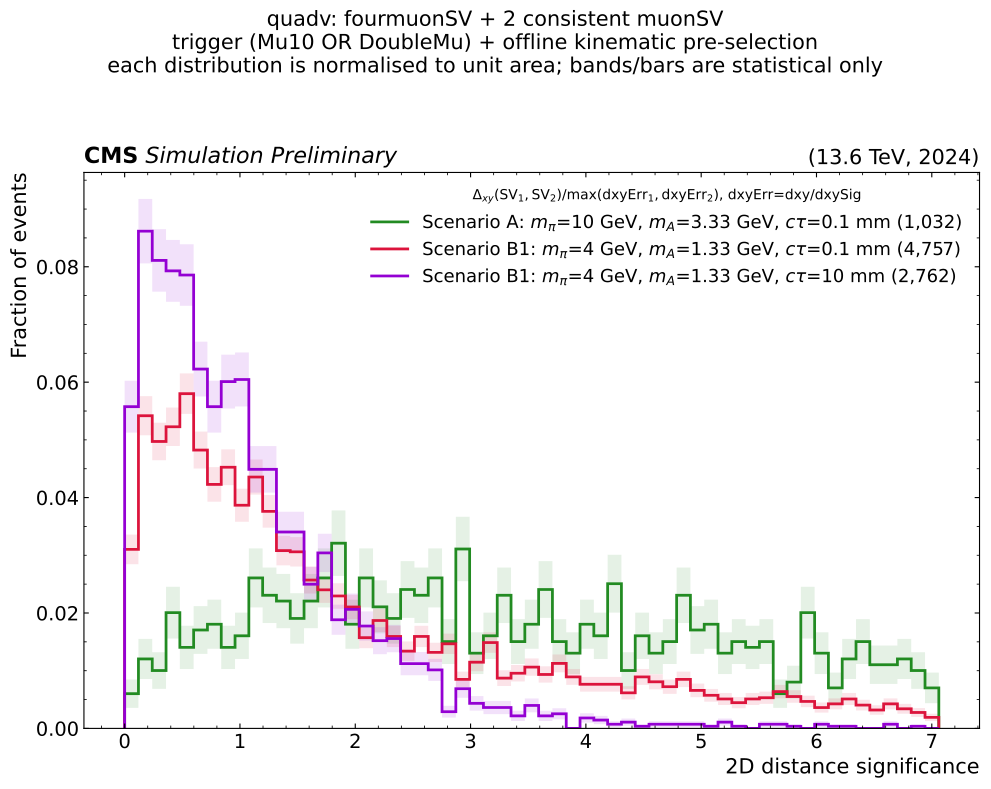

Here is the Python script that generated this plot:
#!/usr/bin/env python3
"""Cross-checks for the four-muon (quadv) selection -- SIGNAL POINTS ONLY.

Only events that pass the trigger + offline kinematic pre-selection (same as
getSignalEff_noMET.C f_kin_or: HLT_Mu10_Barrel_L1HP11_IP6 OR HLT_DoubleMu4_3_LowMass
AND, event-level over muonSVs, the Mu10 leg [(mu1pt>10 & |mu1eta|<1.2) ||
(mu2pt>10 & |mu2eta|<1.2)] OR the DoubleMu leg [max(mu1pt,mu2pt)>4 & min(mu1pt,mu2pt)>3])
and contain a valid "fourmuonSV + 2 consistent muonSV" configuration (the quadv group,
exactly as built by modules/muonsv_selection.py's select_fourmuon_plus_dimuon) enter
the plots. The Python matcher below is a faithful port of that C++ function.

Plot formatting follows the CMS conventions -- see the CMS_LABEL / SIM_HEADER block and
_cms_axes() below. In short: bold "CMS" + italic "Simulation Preliminary", ticks mirrored
inwards on all four sides, and the plot title reserved for the CMS label and the
energy/year (no luminosity, since every page is normalised simulation with no data).
Selections go in an in-plot legend, broader context in the page title.

If only part of the sample is read (--test, or --n-signal below the file count), every
plot says so via a "Partial sample plot (N of M files)" legend, and lumi_header() scales
the luminosity by the same fraction -- see SAMPLE_FILES.

Output PDF (compareCategoriesQuadv.pdf): ONE plot per page, all signal points overlaid.
Nine pages:

  1. Delta_xy(SV1,SV2) / max(dxyErr1, dxyErr2), dxyErr = dxy/dxySig
  2. Delta_3D(SV1,SV2) / max(dlenErr1, dlenErr2), dlenErr = dlen/dlenSig
     (Delta_xy = sqrt(dx^2+dy^2), Delta_3D = sqrt(dx^2+dy^2+dz^2))
  3. Delta_xy(SV1,SV2) overlaid with fourmuonSV_dxy   [log-x, log-y]
  4. ratio fourmuonSV_dxy / Delta_xy(SV1,SV2)          [log-x, log-y]
  5. pointing-angle definitions for the selected fourmuonSV [log-y]:
     * the stored fourmuonSV_pAngle
     * a scouting-style estimate: 3D angle between the four-muon momentum (sum of
       the four muons) and the SV displacement (SV - PV), acos(p.d/(|p||d|)), cf.
       https://github.com/cmstas/run3_scouting/blob/master/fillHistosScouting.py#L1434
  6. bin-by-bin ratio hist(fourmuonSV_pAngle) / hist(computed pAngle)
     (flat at 1 == the two definitions agree).
  7. quadv category populations vs dxy, split into two fourmuonSV_pAngle categories
     (< 0.2 and > 0.2), solid = fourmuonSV_dxy, dashed = the true displacement estimated
     from the 2 matched muonSVs (transverse distance from the PV to the midpoint of the
     two dimuon vertices), with the dxy category edges (1, 10 cm) marked and a counts
     table per panel.
  8. same, pAngle-inclusive.
  9. ratio of the two dxy definitions (fourmuonSV_dxy / 2-muonSV midpoint) vs dxy.

(A former page 10 compared both reco dxy definitions to a "gen truth" built as the
midpoint of the two dark-pion decay vertices. It has been removed: that truth shares its
midpoint construction with the 2-muonSV estimator, so the comparison was circular and the
"which estimator wins" fraction was decided by the definition, not by the physics.)

Run after sourcing setup.sh:
    python _tools/compareCategoriesQuadv.py [--output path.pdf] [--n-signal N] [--test]

--test reads only 1 file per signal point for a quick debug pass.
"""

import argparse
import math
import os
import subprocess
import sys
import numpy as np
import matplotlib
matplotlib.use("Agg")
import matplotlib.pyplot as plt
from matplotlib.backends.backend_pdf import PdfPages
from matplotlib.lines import Line2D
from matplotlib.patches import Patch
from matplotlib.legend_handler import HandlerTuple

import cmsstyle as cms

XRD_SERVER = "root://gfe02.grid.hep.ph.ic.ac.uk/"
BASE       = "/pnfs/hep.ph.ic.ac.uk/data/cms/store/user/tafoyava/samples/bParking/2024"
SIG_BASE   = BASE

# --- CMS plotting conventions -------------------------------------------------
# Shared with the other _tools/compare*.py scripts; see _tools/cmsstyle.py for the rules.
CMS_LABEL   = cms.CMS_LABEL
SIM_HEADER  = cms.SIM_HEADER
BAND_ALPHA  = cms.BAND_ALPHA
lumi_header = cms.lumi_header
_cms_axes   = cms.cms_axes
_info_legend = cms.info_legend
_blank_entry = cms.blank_entry
_is_partial  = cms.is_partial

# Signal points: the two ctau=10 points shown in compareDeltaR, plus the same two
# mass points at ctau=0.1. Each entry: dir, plot label, colour, scenario.
# Plots are produced one scenario at a time ("A" and "B1" kept separate).
SIGNALS = [
    {
        "dir":   ("GluGluHToDarkShowers-ScenarioA_Par-ctau-0p1-mA-3p33-mpi-10"
                  "_TuneCP5_13p6TeV_powheg-pythia8"),
        "label": r"Scenario A: $m_\pi$=10 GeV, $m_A$=3.33 GeV, $c\tau$=0.1 mm",
        "color": "forestgreen", "tag": r"A c$\tau$=0.1",
    },
    {
        "dir":   ("GluGluHToDarkShowers-ScenarioB1_Par-ctau-0p1-mA-1p33-mpi-4"
                  "_TuneCP5_13p6TeV_powheg-pythia8"),
        "label": r"Scenario B1: $m_\pi$=4 GeV, $m_A$=1.33 GeV, $c\tau$=0.1 mm",
        "color": "crimson", "tag": r"B1 c$\tau$=0.1",
    },
    {
        "dir":   ("GluGluHToDarkShowers-ScenarioB1_Par-ctau-10-mA-1p33-mpi-4"
                  "_TuneCP5_13p6TeV_powheg-pythia8"),
        "label": r"Scenario B1: $m_\pi$=4 GeV, $m_A$=1.33 GeV, $c\tau$=10 mm",
        "color": "darkviolet", "tag": r"B1 c$\tau$=10",
    },
]
for _s in SIGNALS:
    _s["path"] = f"{SIG_BASE}/{_s['dir']}"

TREE_NAME = "Events"

N_SIGNAL_FILES = 60  # files per signal point (full mode; caps at all available, <=50)

# --- quadv matching cuts (mirror modules/muonsv_selection.py) -----------------
CHI2_MAX    = 10.0    # fourmuonSV and muonSV chi2 must be < CHI2_MAX
DR_MAX      = 1.2     # dimuon deltaR must be < DR_MAX
MASS_COH    = 0.03    # |mA - mB| / mA must be < MASS_COH

# branches to read per collection
FOURMU_BRANCHES = (
    ["fourmuonSV_chi2", "fourmuonSV_charge", "fourmuonSV_mass", "fourmuonSV_dxy",
     "fourmuonSV_x", "fourmuonSV_y", "fourmuonSV_z", "fourmuonSV_pAngle"]
    + [f"fourmuonSV_mu{i}index" for i in (1, 2, 3, 4)]
    + [f"fourmuonSV_mu{i}pt"    for i in (1, 2, 3, 4)]
    + [f"fourmuonSV_mu{i}eta"   for i in (1, 2, 3, 4)]
    + [f"fourmuonSV_mu{i}phi"   for i in (1, 2, 3, 4)]
)
MUONSV_BRANCHES = [
    "muonSV_chi2", "muonSV_charge", "muonSV_mass",
    "muonSV_mu1pt", "muonSV_mu1eta", "muonSV_mu1phi",
    "muonSV_mu2pt", "muonSV_mu2eta", "muonSV_mu2phi",
    "muonSV_mu1index", "muonSV_mu2index",
    "muonSV_x", "muonSV_y", "muonSV_z",
    "muonSV_dxy", "muonSV_dxySig", "muonSV_dlen", "muonSV_dlenSig",
    # IP6 leg: sip3d lives in MuonBPark, reached via muonSV_mu{1,2}index
    "MuonBPark_sip3d",
]
PV_BRANCHES = ["PV_x", "PV_y", "PV_z"]

# Event must fire EITHER trigger (single-muon OR double-muon). Missing branches are
# treated as not-fired.
TRIGGERS = ["HLT_Mu10_Barrel_L1HP11_IP6", "HLT_DoubleMu4_3_LowMass"]

MUON_MASS = 0.1057  # GeV

# proxy: prefer the one already in the environment (setup.sh sets X509_USER_PROXY)
_env_proxy = os.environ.get("X509_USER_PROXY", "")
if not (_env_proxy and os.path.exists(_env_proxy)):
    os.environ["X509_USER_PROXY"] = f"/tmp/x509up_u{os.getuid()}"
_XRDFS_ENV = os.environ


def log(msg, **kwargs):
    print(msg, flush=True, **kwargs)


# ----------------------------------------------------------------------------
# file discovery (same approach as compareSVcharge.py)
# ----------------------------------------------------------------------------
def xrdfs_ls(path, server=None):
    srv = server or XRD_SERVER
    result = subprocess.run(
        ["xrdfs", srv, "ls", "-l", path],
        capture_output=True, text=True, env=_XRDFS_ENV,
    )
    entries = []
    for line in result.stdout.splitlines():
        line = line.strip()
        if not line:
            continue
        parts  = line.split()
        flags  = parts[0]
        name   = parts[-1]
        is_dir = flags.startswith("d")
        entries.append((name, is_dir))
    return entries


def list_root_files(directory, indent="  ", cap=None, server=None):
    srv = server or XRD_SERVER
    entries = xrdfs_ls(directory, server=srv)
    files = []
    for path, is_dir in entries:
        if cap and len(files) >= cap:
            break
        if is_dir:
            log(f"{indent}-> {path.split('/')[-1]}/")
            remaining = (cap - len(files)) if cap else None
            files.extend(list_root_files(path, indent + "  ", cap=remaining, server=srv))
        elif path.endswith(".root"):
            files.append(srv + path)
    log(f"{indent}   {len(files)} .root files collected under {directory.split('/')[-1]}"
        + (f" (cap {cap})" if cap else ""))
    return files


# ----------------------------------------------------------------------------
# reading
# ----------------------------------------------------------------------------
def read_branches(urls, branches, label):
    """Read *branches* from every URL, concatenated event-by-event.

    Returns a dict {branch: awkward array}. Jagged collection branches stay
    jagged; flat per-event branches (PV_*) come back 1-D. Missing branches in a
    file cause that file to be skipped (with a warning)."""
    import uproot
    import awkward as ak
    parts = {b: [] for b in branches}
    n = len(urls)
    for i, url in enumerate(urls, 1):
        fname = url.split("/")[-1]
        log(f"  [{i}/{n}] {fname}")
        try:
            with uproot.open(f"{url}:{TREE_NAME}") as tree:
                keys = set(tree.keys())
                missing = [b for b in branches if b not in keys]
                if missing:
                    log(f"  [warn] {fname}: missing {missing} -- skipping", file=sys.stderr)
                    continue
                arrs = tree.arrays(branches, library="ak")
                nev = len(arrs)
                # event-level trigger OR mask; keep only events that fired
                present = [t for t in TRIGGERS if t in keys]
                if i == 1 and len(present) < len(TRIGGERS):
                    log(f"  [warn] {label}: trigger(s) absent, treated as not-fired: "
                        f"{[t for t in TRIGGERS if t not in keys]}", file=sys.stderr)
                tmask = np.zeros(nev, dtype=bool)
                for t in present:
                    tmask |= tree[t].array(library="np").astype(bool)
                # offline kinematic legs (f_kin_or from getSignalEff_noMET.C), event-level
                # Any over muonSVs: Mu10 leg OR DoubleMu leg
                # Mirrors modules/muon_selection.py: Mu10 leg pt>10, |eta|<0.8, |sip3d|>6
                # (was |eta|<1.2, no sip3d); DoubleMu leg pt>4/3, |eta|<2.0, |sip3d|>6.
                m1pt, m1eta = arrs["muonSV_mu1pt"], arrs["muonSV_mu1eta"]
                m2pt, m2eta = arrs["muonSV_mu2pt"], arrs["muonSV_mu2eta"]
                sip = arrs["MuonBPark_sip3d"]
                s1 = np.abs(sip[arrs["muonSV_mu1index"]])
                s2 = np.abs(sip[arrs["muonSV_mu2index"]])
                mu10 = ((m1pt > 10) & (np.abs(m1eta) < 0.8) & (s1 > 6)) | \
                       ((m2pt > 10) & (np.abs(m2eta) < 0.8) & (s2 > 6))
                mx, mn = np.maximum(m1pt, m2pt), np.minimum(m1pt, m2pt)
                dmu = ((mx > 4) & (mn > 3)
                       & (np.abs(m1eta) < 2.4) & (np.abs(m2eta) < 2.4)
                       & ((s1 > 6) | (s2 > 6)))
                kin = ak.to_numpy(ak.any(mu10 | dmu, axis=1))
                mask = tmask & kin       # trigger + kinematic pre-selection
                arrs = arrs[mask]
                for b in branches:
                    parts[b].append(arrs[b])
                log(f"         -> {nev:,} events ({int(tmask.sum()):,} trig, "
                    f"{int(mask.sum()):,} trig+kin)")
        except Exception as exc:
            log(f"  [warn] skipping {fname}: {exc}", file=sys.stderr)
    if not parts[branches[0]]:
        return None
    return {b: ak.concatenate(parts[b]) for b in branches}


# ----------------------------------------------------------------------------
# quadv matching (Python port of select_fourmuon_plus_dimuon)
# ----------------------------------------------------------------------------
def _deltaR(eta1, phi1, eta2, phi2):
    deta = eta1 - eta2
    dphi = math.atan2(math.sin(phi1 - phi2), math.cos(phi1 - phi2))
    return math.hypot(deta, dphi)


def match_quadv(data, label):
    """For every event find the first valid fourmuonSV + 2 consistent muonSV.

    *data* merges the fourmuonSV/muonSV dicts for one signal. Returns a list of
    selected events as dicts with the resolved indices (one per matched event)::

        {"evt": e, "fourmu": i, "sv1": a, "sv2": b}

    Mirrors modules/muonsv_selection.py::select_fourmuon_plus_dimuon exactly.
    """
    import awkward as ak

    # only events with >=1 fourmuonSV AND >=2 muonSV can possibly match
    nfour = ak.num(data["fourmuonSV_chi2"])
    ntwo  = ak.num(data["muonSV_chi2"])
    cand  = np.where((ak.to_numpy(nfour) >= 1) & (ak.to_numpy(ntwo) >= 2))[0]
    log(f"  [{label}] {len(cand):,} candidate events (>=1 fourmuonSV & >=2 muonSV)"
        f" of {len(nfour):,}")

    # pull only the candidate events to python lists (fast enough; small subset)
    sub = {b: ak.to_list(data[b][cand]) for b in data
           if b.startswith(("fourmuonSV_", "muonSV_"))}

    selected = []
    for k, e in enumerate(cand):
        f_chi2 = sub["fourmuonSV_chi2"][k]
        f_chg  = sub["fourmuonSV_charge"][k]
        f_mu   = [sub[f"fourmuonSV_mu{j}index"][k] for j in (1, 2, 3, 4)]
        sv_chi2 = sub["muonSV_chi2"][k]
        sv_chg  = sub["muonSV_charge"][k]
        sv_mass = sub["muonSV_mass"][k]
        sv_m1e, sv_m1p = sub["muonSV_mu1eta"][k], sub["muonSV_mu1phi"][k]
        sv_m2e, sv_m2p = sub["muonSV_mu2eta"][k], sub["muonSV_mu2phi"][k]
        sv_i1, sv_i2 = sub["muonSV_mu1index"][k], sub["muonSV_mu2index"][k]
        nsv = len(sv_chi2)

        hit = None
        for i in range(len(f_chi2)):
            if f_chi2[i] >= CHI2_MAX or f_chg[i] != 0:
                continue
            four = {f_mu[0][i], f_mu[1][i], f_mu[2][i], f_mu[3][i]}

            def good_sv(a):
                return (sv_chg[a] == 0 and sv_chi2[a] < CHI2_MAX
                        and _deltaR(sv_m1e[a], sv_m1p[a], sv_m2e[a], sv_m2p[a]) < DR_MAX
                        and sv_i1[a] in four and sv_i2[a] in four)

            for a in range(nsv):
                if not good_sv(a):
                    continue
                for b in range(a + 1, nsv):
                    if not good_sv(b):
                        continue
                    combined = {sv_i1[a], sv_i2[a], sv_i1[b], sv_i2[b]}
                    if len(combined) != 4:
                        continue
                    mA, mB = sv_mass[a], sv_mass[b]
                    if mA <= 0 or mB <= 0:
                        continue
                    if abs(mA - mB) / mA < MASS_COH:
                        hit = (i, a, b)
                        break
                if hit:
                    break
            if hit:
                break
        if hit:
            selected.append({"evt": int(e), "fourmu": hit[0], "sv1": hit[1], "sv2": hit[2]})

    log(f"  [{label}] {len(selected):,} events with a quadv match")
    return selected


# ----------------------------------------------------------------------------
# observables from matched events
# ----------------------------------------------------------------------------
def compute_observables(data, matches, label):
    """Turn the matched events into the 1-D arrays the plots need."""
    import awkward as ak
    fx = ak.to_list(data["fourmuonSV_x"]);   fy = ak.to_list(data["fourmuonSV_y"])
    fz = ak.to_list(data["fourmuonSV_z"]);   fpa = ak.to_list(data["fourmuonSV_pAngle"])
    fdxy = ak.to_list(data["fourmuonSV_dxy"])
    fpt = {j: ak.to_list(data[f"fourmuonSV_mu{j}pt"])  for j in (1, 2, 3, 4)}
    fet = {j: ak.to_list(data[f"fourmuonSV_mu{j}eta"]) for j in (1, 2, 3, 4)}
    fph = {j: ak.to_list(data[f"fourmuonSV_mu{j}phi"]) for j in (1, 2, 3, 4)}
    sx = ak.to_list(data["muonSV_x"]); sy = ak.to_list(data["muonSV_y"]); sz = ak.to_list(data["muonSV_z"])
    sdxy = ak.to_list(data["muonSV_dxy"]); sdxysig = ak.to_list(data["muonSV_dxySig"])
    sdlen = ak.to_list(data["muonSV_dlen"]); sdlensig = ak.to_list(data["muonSV_dlenSig"])
    pvx = ak.to_numpy(data["PV_x"]); pvy = ak.to_numpy(data["PV_y"]); pvz = ak.to_numpy(data["PV_z"])

    dxy12, d3d12, dxy_pull, d3d_pull, fourmu_dxy, dxy_ratio = [], [], [], [], [], []
    pang_stored, pang_est = [], []
    est2sv_dxy = []  # displacement estimated from the 2 matched muonSVs (see below)
    for m in matches:
        e, i, a, b = m["evt"], m["fourmu"], m["sv1"], m["sv2"]

        # page 1: distances between the two matched muonSVs vs their uncertainties,
        # plus fourmuonSV_dxy and the fourmuonSV_dxy / Delta_xy ratio
        dxy = math.hypot(sx[e][a] - sx[e][b], sy[e][a] - sy[e][b])      # transverse
        d3d = math.sqrt((sx[e][a] - sx[e][b]) ** 2 +
                        (sy[e][a] - sy[e][b]) ** 2 +
                        (sz[e][a] - sz[e][b]) ** 2)                      # 3D
        # per-SV uncertainties: dxyErr = dxy/dxySig, dlenErr = dlen/dlenSig
        dxyerr_a = sdxy[e][a] / sdxysig[e][a] if sdxysig[e][a] > 0 else float("nan")
        dxyerr_b = sdxy[e][b] / sdxysig[e][b] if sdxysig[e][b] > 0 else float("nan")
        dlenerr_a = sdlen[e][a] / sdlensig[e][a] if sdlensig[e][a] > 0 else float("nan")
        dlenerr_b = sdlen[e][b] / sdlensig[e][b] if sdlensig[e][b] > 0 else float("nan")
        dxyerr_max = max(dxyerr_a, dxyerr_b)
        dlenerr_max = max(dlenerr_a, dlenerr_b)
        fdxy_i = fdxy[e][i]

        dxy12.append(dxy)
        d3d12.append(d3d)
        dxy_pull.append(dxy / dxyerr_max if dxyerr_max > 0 else float("nan"))
        d3d_pull.append(d3d / dlenerr_max if dlenerr_max > 0 else float("nan"))
        fourmu_dxy.append(fdxy_i)
        dxy_ratio.append(fdxy_i / dxy if dxy > 0 else float("nan"))

        # true displacement estimated from the 2 matched muonSVs: the two dimuon vertices
        # SV1=(sx[a],sy[a]), SV2=(sx[b],sy[b]) are the two dark-pion decay points; their
        # equal-weight midpoint is the best single-point proxy for where the four-muon
        # system decays. Its transverse distance from the PV is the displacement estimate,
        # directly analogous to nanotron's fourmuonSV_dxy = |SV_4mu - PV|_xy. This combines
        # BOTH muonSVs (unlike the framework binning var, which uses only one vertex's dxy).
        mx = 0.5 * (sx[e][a] + sx[e][b])
        my = 0.5 * (sy[e][a] + sy[e][b])
        est2sv_dxy.append(math.hypot(mx - pvx[e], my - pvy[e]))

        # page 2: stored pAngle of the selected fourmuonSV
        stored = fpa[e][i]
        pang_stored.append(stored)

        # scouting-style estimate: 3D angle between four-muon momentum and (SV - PV)
        px = py = pz = 0.0
        for j in (1, 2, 3, 4):
            pt, eta, phi = fpt[j][e][i], fet[j][e][i], fph[j][e][i]
            px += pt * math.cos(phi)
            py += pt * math.sin(phi)
            pz += pt * math.sinh(eta)
        dx, dy, dz = fx[e][i] - pvx[e], fy[e][i] - pvy[e], fz[e][i] - pvz[e]
        pmag = math.sqrt(px * px + py * py + pz * pz)
        dmag = math.sqrt(dx * dx + dy * dy + dz * dz)
        if pmag > 0 and dmag > 0:
            cosa = (px * dx + py * dy + pz * dz) / (pmag * dmag)
            cosa = max(-1.0, min(1.0, cosa))
            est = math.acos(cosa)
        else:
            est = float("nan")
        pang_est.append(est)

    clean = lambda v: np.array([x for x in v if x == x], dtype=float)  # drop NaNs
    # aligned (jointly-cleaned) arrays for the category-population plots: per matched
    # event keep fourmuonSV_dxy, the 2-muonSV midpoint displacement and fourmuonSV_pAngle
    fd = np.array(fourmu_dxy, dtype=float)
    qd = np.array(est2sv_dxy, dtype=float)
    fp = np.array(pang_stored, dtype=float)
    cm = np.isfinite(fd) & np.isfinite(qd) & np.isfinite(fp)
    log(f"  [{label}] {int(cm.sum()):,} of {len(matches):,} matched events enter the "
        f"category pages")
    return {
        "dxy12":       clean(dxy12),
        "d3d12":       clean(d3d12),
        "dxy_pull":    clean(dxy_pull),
        "d3d_pull":    clean(d3d_pull),
        "fourmu_dxy":  clean(fourmu_dxy),
        "dxy_ratio":   clean(dxy_ratio),
        "pang_stored": clean(pang_stored),
        "pang_est":    clean(pang_est),
        # aligned per-event category inputs
        "cat_fourmu_dxy": fd[cm],
        "cat_est_dxy":    qd[cm],
        "cat_fpa":        fp[cm],
    }


# ----------------------------------------------------------------------------
# plotting
# ----------------------------------------------------------------------------
def _norm_hist(ax, values, bins, color, label=None, ls="-", err="band"):
    """Normalised step histogram. *err* controls the uncertainty drawing:
      "band" -> shaded sqrt(N)/N band following the steps (used for solid lines)
      "bars" -> standard error bars at bin centres (used for dashed lines)
      None   -> line only."""
    if len(values) == 0:
        if label:
            log(f"  [warn] '{label}': 0 entries -- not plotted", file=sys.stderr)
        return
    counts, edges = np.histogram(values, bins=bins)
    total = counts.sum()
    norm = counts / total if total > 0 else counts * 0.0
    e = np.sqrt(counts) / total if total > 0 else counts * 0.0
    ax.stairs(norm, edges, color=color, linewidth=2, linestyle=ls, label=label)
    if err == "band":
        lo = np.clip(norm - e, 1e-12, None)   # keep positive for log-y axes
        hi = norm + e
        ax.fill_between(edges, np.r_[lo, lo[-1]], np.r_[hi, hi[-1]],
                        step="post", color=color, alpha=BAND_ALPHA, linewidth=0)
    elif err == "bars":
        centres = 0.5 * (edges[:-1] + edges[1:])
        ax.errorbar(centres, norm, yerr=e, fmt="none", ecolor=color, alpha=0.8,
                    elinewidth=1, capsize=2)


def _curve_legend(ax, sig_obs, count_key, style_specs, loc="upper right", fontsize=None):
    """ONE frameless legend for the whole plot: a coloured line per signal point, a blank
    spacer row, then the line-style key. Everything describing the curves belongs in the
    same box -- two legends in different corners are harder to read than one.

    *style_specs* = list of (kind, label) with kind in {"band", "bars"}, so the style key
    visually shows the uncertainty style: a shaded band behind a solid line ("band"), or a
    dashed line with error-bar caps ("bars")."""
    fontsize = cms.FS_LEGEND if fontsize is None else fontsize
    handles = [Line2D([], [], color=s["color"], lw=2) for s, _ in sig_obs]
    labels  = [f"{s['label']} ({len(o[count_key]):,})" for s, o in sig_obs]

    blank_h, blank_l = _blank_entry()
    handles.append(blank_h)
    labels.append(blank_l)

    hmap = {}
    for kind, label in style_specs:
        if kind == "band":
            h = (Patch(facecolor="black", alpha=BAND_ALPHA, edgecolor="none"),
                 Line2D([], [], color="black", lw=2, ls="-"))
            hmap[h] = HandlerTuple(ndivide=1)  # overlay patch + line
        else:  # bars: dashed line with error-bar caps (NaN data -> nothing on axes)
            h = ax.errorbar([np.nan], [np.nan], yerr=[np.nan], color="black",
                            lw=2, ls="--", capsize=3, marker="")
        handles.append(h)
        labels.append(label)

    ax.legend(handles=handles, labels=labels, loc=loc, fontsize=fontsize,
              **cms.LEGEND_KW, handler_map=hmap)


def _extend_log_top(ax, frac=0.75):
    """Raise the (log) y upper limit so the tallest bar fills only *frac* of the axis
    height, leaving headroom for the legend."""
    lo, hi = ax.get_ylim()
    if lo <= 0 or hi <= 0:
        return
    log_lo, log_hi = math.log10(lo), math.log10(hi)
    ax.set_ylim(lo, 10 ** (log_lo + (log_hi - log_lo) / frac))


def _auto_bins(arrays, nbins=60, lo=0.0):
    """Linear bin edges from lo to the 99th percentile over all non-empty arrays."""
    nonempty = [a for a in arrays if len(a)]
    allv = np.concatenate(nonempty) if nonempty else np.array([1.0])
    hi = np.percentile(allv, 99) if len(allv) > 1 else 1.0
    return np.linspace(lo, max(hi, lo + 1e-3), nbins)


def _auto_log_bins(arrays, nbins=60, hi=None):
    """Log-spaced bin edges from the 1st to 99th percentile of positive values.
    *hi* (cm) overrides the upper edge (e.g. 100 to show the full displacement range)."""
    nonempty = [a[a > 0] for a in arrays if len(a)]
    allv = np.concatenate([a for a in nonempty if len(a)]) if nonempty else np.array([1.0])
    if len(allv) < 2:
        return np.logspace(-3, np.log10(hi) if hi else 0, nbins)
    lo = max(np.percentile(allv, 1), allv.min())
    hi = hi if hi is not None else np.percentile(allv, 99)
    if hi <= lo:
        hi = lo * 10
    return np.logspace(np.log10(lo), np.log10(hi), nbins)


def _suptitle(fig, note=None):
    """Page title. Clarifying information lives HERE (or in an in-plot legend), never in
    the plot title, which carries only the CMS label and the energy/year. *note* carries
    the verbose version of anything kept terse on the axes.

    Also stamps the "Partial sample plot" warning onto every axes of the page that has not
    already got an info legend of its own, so a partial read can never go unstated."""
    cms.stamp_partial(fig)
    txt = ("quadv: fourmuonSV + 2 consistent muonSV\n"
           "trigger (Mu10 OR DoubleMu) + offline kinematic pre-selection")
    if note:
        txt += "\n" + note
    fig.suptitle(txt, fontsize=cms.FS_TITLE)
    fig.tight_layout(rect=[0, 0, 1, 0.93 if note else 0.95])


# the y axis just says "Fraction of events"; this spells out what that means
NORM_NOTE = "each distribution is normalised to unit area; bands/bars are statistical only"


def page_dxy_pull(sig_obs):
    """Delta_xy(SV1,SV2) / max(dxyErr1, dxyErr2)  (transverse pull)."""
    fig, ax = plt.subplots(figsize=(10, 8))
    bins = _auto_bins([o["dxy_pull"] for _, o in sig_obs])
    for sig, o in sig_obs:
        _norm_hist(ax, o["dxy_pull"], bins, sig["color"],
                   f"{sig['label']} ({len(o['dxy_pull']):,})")
    ax.set_xlabel("2D distance significance", fontsize=cms.FS_LABEL)
    ax.set_ylabel("Fraction of events", fontsize=cms.FS_LABEL)
    _cms_axes(ax, fontsize=cms.FS_AXES)
    ax.legend(fontsize=cms.FS_LEGEND, **cms.LEGEND_KW,
              title=r"$\Delta_{xy}(\mathrm{SV}_1,\mathrm{SV}_2)/\max(\mathrm{dxyErr}_1,\mathrm{dxyErr}_2)$,"
                    r" dxyErr=dxy/dxySig")
    _suptitle(fig, NORM_NOTE)
    return fig


def page_d3d_pull(sig_obs):
    """Delta_3D(SV1,SV2) / max(dlenErr1, dlenErr2)  (3D pull)."""
    fig, ax = plt.subplots(figsize=(10, 8))
    bins = _auto_bins([o["d3d_pull"] for _, o in sig_obs])
    for sig, o in sig_obs:
        _norm_hist(ax, o["d3d_pull"], bins, sig["color"],
                   f"{sig['label']} ({len(o['d3d_pull']):,})")
    ax.set_xlabel("3D distance significance", fontsize=cms.FS_LABEL)
    ax.set_ylabel("Fraction of events", fontsize=cms.FS_LABEL)
    _cms_axes(ax, fontsize=cms.FS_AXES)
    ax.legend(fontsize=cms.FS_LEGEND, **cms.LEGEND_KW,
              title=r"$\Delta_{3D}(\mathrm{SV}_1,\mathrm{SV}_2)/\max(\mathrm{dlenErr}_1,\mathrm{dlenErr}_2)$,"
                    r" dlenErr=dlen/dlenSig")
    _suptitle(fig, NORM_NOTE)
    return fig


def page_dxy_vs_fourmu(sig_obs):
    """Delta_xy(SV1,SV2) (solid) overlaid with fourmuonSV_dxy (dashed); log-x, log-y."""
    fig, ax = plt.subplots(figsize=(10, 8))
    bins = _auto_log_bins([o["dxy12"] for _, o in sig_obs] + [o["fourmu_dxy"] for _, o in sig_obs],
                          hi=100)   # show the full displacement range up to 100 cm
    for sig, o in sig_obs:
        c = sig["color"]
        _norm_hist(ax, o["dxy12"], bins, c, ls="-", err="band")        # solid: Delta_xy
        _norm_hist(ax, o["fourmu_dxy"], bins, c, ls="--", err="bars")  # dashed: fourmuonSV_dxy
    ax.set_xscale("log")
    ax.set_yscale("log")
    ax.set_xlabel("2D distance [cm]", fontsize=cms.FS_LABEL)
    ax.set_ylabel("Fraction of events", fontsize=cms.FS_LABEL)
    _cms_axes(ax, fontsize=cms.FS_AXES)
    _extend_log_top(ax, 0.70)   # extra headroom so the legend clears the curves
    _curve_legend(ax, sig_obs, "dxy12",
                 [("band", r"(solid) $\Delta_{xy}(\mathrm{SV}_1,\mathrm{SV}_2)$"),
                  ("bars", "(dashed) fourmuonSV_dxy")])
    _suptitle(fig, NORM_NOTE)
    return fig


def page_dxy_ratio(sig_obs):
    """Ratio fourmuonSV_dxy / Delta_xy(SV1,SV2); log-x, log-y."""
    fig, ax = plt.subplots(figsize=(10, 8))
    bins = _auto_log_bins([o["dxy_ratio"] for _, o in sig_obs])
    for sig, o in sig_obs:
        _norm_hist(ax, o["dxy_ratio"], bins, sig["color"],
                   f"{sig['label']} ({len(o['dxy_ratio']):,})")
    ax.axvline(1.0, color="grey", ls="--", lw=1, alpha=0.7)
    ax.set_xscale("log")
    ax.set_yscale("log")
    ax.set_xlabel(r"fourmuonSV_dxy / $\Delta_{xy}(\mathrm{SV}_1,\mathrm{SV}_2)$", fontsize=cms.FS_LABEL)
    ax.set_ylabel("Fraction of events", fontsize=cms.FS_LABEL)
    _cms_axes(ax, fontsize=cms.FS_AXES)
    _extend_log_top(ax, 0.80)
    ax.legend(loc="upper right", fontsize=cms.FS_LEGEND, **cms.LEGEND_KW)
    _suptitle(fig, NORM_NOTE)
    return fig


def page_pangle(sig_obs):
    """Stored fourmuonSV_pAngle (solid) vs scouting-style estimate (dashed); log-y."""
    fig, ax = plt.subplots(figsize=(10, 8))
    bins = np.linspace(0, math.pi, 60)
    for sig, o in sig_obs:
        c = sig["color"]
        _norm_hist(ax, o["pang_stored"], bins, c, ls="-", err="band")  # solid: stored pAngle
        _norm_hist(ax, o["pang_est"], bins, c, ls="--", err="bars")    # dashed: computed pAngle
    ax.set_yscale("log")
    ax.set_ylim(bottom=1e-4)   # fixed lower limit (keeps the autoscaled top)
    ax.set_xlabel("Pointing angle [rad]", fontsize=cms.FS_LABEL)
    ax.set_ylabel("Fraction of events", fontsize=cms.FS_LABEL)
    _cms_axes(ax, fontsize=cms.FS_AXES)
    _curve_legend(ax, sig_obs, "pang_stored",
                 [("band", "(solid) fourmuonSV_pAngle"),
                  ("bars", r"(dashed) $\arccos(\vec{p}_{4\mu}\cdot\vec{d}/|\vec{p}||\vec{d}|)$, "
                           r"$\vec{d}=$SV$-$PV")])
    _suptitle(fig, NORM_NOTE)
    return fig


def page_pangle_ratio(sig_obs):
    """Bin-by-bin ratio hist(fourmuonSV_pAngle) / hist(computed pAngle), per signal."""
    fig, ax = plt.subplots(figsize=(10, 8))
    bins = np.linspace(0, math.pi, 60)             # same binning as the overlay
    centres = 0.5 * (bins[:-1] + bins[1:])
    for sig, o in sig_obs:
        ns, _ = np.histogram(o["pang_stored"], bins=bins)
        ne, _ = np.histogram(o["pang_est"],    bins=bins)
        good = ne > 0
        ratio = np.full(ns.shape, np.nan)
        ratio[good] = ns[good] / ne[good]
        # Poisson error propagation on the bin ratio
        err = np.full(ns.shape, np.nan)
        nz = good & (ns > 0)
        err[nz] = ratio[nz] * np.sqrt(1.0 / ns[nz] + 1.0 / ne[nz])
        ax.errorbar(centres[good], ratio[good], yerr=err[good], fmt="o", ms=4,
                    color=sig["color"], ecolor=sig["color"], capsize=2,
                    label=f"{sig['label']} ({int(ns.sum()):,})")
    ax.axhline(1.0, color="grey", ls="--", lw=1, alpha=0.7)
    ax.set_xlabel("Pointing angle [rad]", fontsize=cms.FS_LABEL)
    ax.set_ylabel("Stored / computed  (per bin)", fontsize=cms.FS_LABEL)
    _cms_axes(ax, fontsize=cms.FS_AXES)
    ax.legend(fontsize=cms.FS_LEGEND, **cms.LEGEND_KW,
              title="hist(fourmuonSV_pAngle) / hist(computed pAngle)")
    _suptitle(fig)
    return fig


# --- quadv category populations -----------------------------------------------
# dxy category edges [cm] (quadv_cat boundaries): <1, 1-10, >10
DXY_EDGES = (1.0, 10.0)
PANGLE_EDGE = 0.2   # quadv pAngle category boundary [rad]


def _dxy_cat_counts(dxy):
    """Entries per dxy category [<1, 1-10, >10] plus total."""
    dxy = np.asarray(dxy)
    return [int(np.sum(dxy < DXY_EDGES[0])),
            int(np.sum((dxy >= DXY_EDGES[0]) & (dxy < DXY_EDGES[1]))),
            int(np.sum(dxy >= DXY_EDGES[1])),
            int(len(dxy))]


def _cat_panel(ax, subset, fs_label=11, fs_axes=10, frac=0.80):
    """dxy distribution: solid = fourmuonSV_dxy, dashed = 2-muonSV midpoint displacement,
    per signal. *subset* = list of (sig, fourmu_dxy, est_dxy). Vertical lines mark edges.
    The split page (two panels) keeps the small default fonts; the inclusive page (one
    plot) passes the larger preferred sizes. Lower *frac* = more headroom above the curves."""
    bins = np.logspace(-4, 2, 60)   # 1e-4 .. 100 cm
    for sig, fd, qd in subset:
        c = sig["color"]
        if len(fd):
            counts, edges = np.histogram(fd, bins=bins)
            ax.stairs(counts, edges, color=c, ls="-", lw=2)
        if len(qd):
            counts, edges = np.histogram(qd, bins=bins)
            ax.stairs(counts, edges, color=c, ls="--", lw=2)
    for edge in DXY_EDGES:
        ax.axvline(edge, color="grey", ls="--", lw=1.2, alpha=0.8)
    ax.set_xscale("log")
    ax.set_yscale("log")
    ax.set_xlim(1e-4, 100)
    ax.set_xlabel("Displacement dxy [cm]", fontsize=fs_label)
    ax.set_ylabel("Number of entries", fontsize=fs_label)
    _cms_axes(ax, fontsize=fs_axes)
    _extend_log_top(ax, frac)


# the two dxy definitions (solid = fourmuonSV's own dxy; dashed = the 2-muonSV estimate:
# transverse distance from the PV to the midpoint of the two matched dimuon vertices)
DEF_SOLID  = r"fourmuonSV_dxy, from fit of the 4-$\mu$"
DEF_DASHED = "2-muonSV midpoint displacement from PV"


def _cat_legend(ax, sig_obs, fontsize=8):
    """ONE frameless legend: the signal points, a blank spacer row, then the two dxy
    definitions (solid/dashed)."""
    handles = [Line2D([], [], color=s["color"], lw=2) for s, _ in sig_obs]
    labels  = [s["label"] for s, _ in sig_obs]

    blank_h, blank_l = _blank_entry()
    handles.append(blank_h)
    labels.append(blank_l)

    handles += [Line2D([], [], color="black", lw=2, ls="-"),
                Line2D([], [], color="black", lw=2, ls="--")]
    labels  += [f"{DEF_SOLID} (solid)", f"{DEF_DASHED} (dashed)"]

    return ax.legend(handles=handles, labels=labels, fontsize=fontsize, loc="upper right",
                     **cms.LEGEND_KW)


def _cat_table(ax, subset, bbox=(0.44, 0.0, 0.54, 0.95), fontsize=7):
    """Little table of entries per (signal, dxy definition) x dxy category.
    Constrained with an explicit bbox so cells stay small and never overflow. *bbox*
    ([x0, y0, w, h] in axes fraction) lets a caller place it below the plot (default) or,
    with a taller/narrower bbox, in a column to its right."""
    ax.axis("off")
    col_labels = [r"dxy$<$1", "1--10", r"dxy$>$10", "Total"]
    rows, cells, row_colors = [], [], []
    for sig, fd, qd in subset:
        rows.append(f"{sig['tag']} fourmuonSV")
        cells.append([f"{v:,}" for v in _dxy_cat_counts(fd)])
        row_colors.append(sig["color"])
        rows.append(f"{sig['tag']} 2muSV mid")
        cells.append([f"{v:,}" for v in _dxy_cat_counts(qd)])
        row_colors.append(sig["color"])
    tbl = ax.table(cellText=cells, rowLabels=rows, colLabels=col_labels,
                   cellLoc="center", rowLoc="center", bbox=list(bbox))
    tbl.auto_set_font_size(False)
    tbl.set_fontsize(fontsize)
    for r, col in enumerate(row_colors):        # colour the row-label text by signal
        tbl[(r + 1, -1)].get_text().set_color(col)


def page_cat_pangle_split(sig_obs):
    """Page: two dxy panels side by side, one per fourmuonSV_pAngle category, each with a
    counts table below. solid = fourmuonSV_dxy, dashed = quadv_muonSV_dxy."""
    fig = plt.figure(figsize=(16, 9))
    gs = fig.add_gridspec(2, 2, height_ratios=[3, 1.4], hspace=0.32, wspace=0.18)
    splits = [(r"Pointing angle $<$ %.1f" % PANGLE_EDGE, lambda fp: fp < PANGLE_EDGE),
              (r"Pointing angle $>$ %.1f" % PANGLE_EDGE, lambda fp: fp >= PANGLE_EDGE)]
    for col, (title, sel) in enumerate(splits):
        subset = []
        for sig, o in sig_obs:
            m = sel(o["cat_fpa"])
            subset.append((sig, o["cat_fourmu_dxy"][m], o["cat_est_dxy"][m]))
        ax = fig.add_subplot(gs[0, col])
        _cat_panel(ax, subset, frac=0.70)   # extra headroom so the legend clears the curves
        _cat_legend(ax, sig_obs)
        # the selection goes in an in-plot legend, not the plot title
        _info_legend(ax, [title])
        _cat_table(fig.add_subplot(gs[1, col]), subset)
    fig.suptitle("quadv category populations vs dxy, split by fourmuonSV_pAngle\n"
                 f"solid: {DEF_SOLID}    dashed: {DEF_DASHED}    "
                 "grey lines: dxy category edges (1, 10 cm)", fontsize=12)
    fig.tight_layout(rect=[0, 0, 1, 0.94])
    return fig


def page_cat_pangle_inclusive(sig_obs):
    """Page: single dxy panel, pAngle-inclusive, with a counts table to its right."""
    fig = plt.figure(figsize=(14, 7))
    gs = fig.add_gridspec(1, 2, width_ratios=[2.3, 1.0], wspace=0.10)
    subset = [(sig, o["cat_fourmu_dxy"], o["cat_est_dxy"]) for sig, o in sig_obs]
    ax = fig.add_subplot(gs[0, 0])
    # one plot per page -> the larger preferred fonts
    _cat_panel(ax, subset, fs_label=cms.FS_LABEL, fs_axes=cms.FS_AXES)
    _cat_legend(ax, sig_obs, fontsize=cms.FS_LEGEND)
    _info_legend(ax)
    # table in the right column, shifted right so its row labels clear the plot and it
    # fills the space under the (wide) page title
    _cat_table(fig.add_subplot(gs[0, 1]), subset, bbox=(0.42, 0.30, 0.56, 0.40), fontsize=8)
    # y=1.03 lifts the title clear of the plot; tight-bbox then keeps that gap (a plain
    # rect margin would be cropped away by bbox_inches="tight")
    fig.suptitle("quadv category populations vs dxy (pAngle-inclusive)\n"
                 f"solid: {DEF_SOLID}    dashed: {DEF_DASHED}    "
                 "grey lines: dxy category edges (1, 10 cm)", fontsize=cms.FS_TITLE, y=1.03)
    fig.tight_layout(rect=[0, 0, 1, 0.90])
    return fig


def _dxy_ratio_panel(ax, subset, title):
    """Bin-by-bin ratio hist(fourmuonSV_dxy) / hist(2-muonSV midpoint dxy) per signal, vs dxy."""
    bins = np.logspace(-4, 2, 40)                     # 1e-4 .. 100 cm
    centres = np.sqrt(bins[:-1] * bins[1:])           # geometric bin centres (log)
    for sig, fd, qd in subset:
        nf, _ = np.histogram(fd, bins=bins)
        nq, _ = np.histogram(qd, bins=bins)
        good = nq > 0
        ratio = np.full(nf.shape, np.nan)
        ratio[good] = nf[good] / nq[good]
        err = np.full(nf.shape, np.nan)
        nz = good & (nf > 0)
        err[nz] = ratio[nz] * np.sqrt(1.0 / nf[nz] + 1.0 / nq[nz])
        ax.errorbar(centres[good], ratio[good], yerr=err[good], fmt="o", ms=3,
                    color=sig["color"], ecolor=sig["color"], capsize=2, label=sig["label"])
    for edge in DXY_EDGES:
        ax.axvline(edge, color="grey", ls="--", lw=1.2, alpha=0.8)
    ax.axhline(1.0, color="grey", ls=":", lw=1, alpha=0.7)
    ax.set_xscale("log")
    ax.set_xlim(1e-4, 100)
    ax.set_xlabel("Displacement dxy [cm]", fontsize=11)
    ax.set_ylabel("fourmuonSV_dxy / (2-muonSV midpoint dxy)", fontsize=10)
    _cms_axes(ax, fontsize=10)
    ax.legend(fontsize=7, loc="upper right", **cms.LEGEND_KW)
    # the panel's selection goes in an in-plot legend, not the plot title
    _info_legend(ax, [title], fontsize=7)


def page_cat_dxy_ratio(sig_obs):
    """Page: bin-by-bin ratio of the two dxy definitions per signal, in the two
    fourmuonSV_pAngle categories and pAngle-inclusive (3 panels)."""
    fig, axes = plt.subplots(1, 3, figsize=(18, 6))
    panels = [(r"Pointing angle $<$ %.1f" % PANGLE_EDGE, lambda fp: fp < PANGLE_EDGE),
              (r"Pointing angle $>$ %.1f" % PANGLE_EDGE, lambda fp: fp >= PANGLE_EDGE),
              ("Pointing angle: inclusive", None)]
    for ax, (title, sel) in zip(axes, panels):
        subset = []
        for sig, o in sig_obs:
            if sel is None:
                fd, qd = o["cat_fourmu_dxy"], o["cat_est_dxy"]
            else:
                m = sel(o["cat_fpa"])
                fd, qd = o["cat_fourmu_dxy"][m], o["cat_est_dxy"][m]
            subset.append((sig, fd, qd))
        _dxy_ratio_panel(ax, subset, title)
    fig.suptitle("Ratio of dxy distributions: fourmuonSV_dxy / (2-muonSV midpoint dxy)\n"
                 "grey dashed: dxy category edges (1, 10 cm);  dotted: ratio = 1", fontsize=12)
    fig.tight_layout(rect=[0, 0, 1, 0.9])
    return fig


# one entry per plot type: (function, short log name)
PLOT_FUNCS = [
    (page_dxy_pull,      "dxy distance/uncertainty pull"),
    (page_d3d_pull,      "3D distance/uncertainty pull"),
    (page_dxy_vs_fourmu, "Delta_xy vs fourmuonSV_dxy"),
    (page_dxy_ratio,     "fourmuonSV_dxy / Delta_xy ratio"),
    (page_pangle,        "pointing-angle overlay"),
    (page_pangle_ratio,  "pointing-angle histogram ratio"),
    (page_cat_pangle_split,     "quadv category populations (pAngle split)"),
    (page_cat_pangle_inclusive, "quadv category populations (pAngle inclusive)"),
    (page_cat_dxy_ratio,        "quadv dxy-definition ratio (pAngle split + inclusive)"),
]


# ----------------------------------------------------------------------------
def main():
    parser = argparse.ArgumentParser(description="Compare quadv distances / pointing angles (signal only)")
    parser.add_argument("--output", default="compareCategoriesQuadv.pdf",
                        help="Output PDF (default: compareCategoriesQuadv.pdf)")
    parser.add_argument("--n-signal", type=int, default=N_SIGNAL_FILES,
                        help=f"Signal files per point (default: {N_SIGNAL_FILES})")
    parser.add_argument("--test", action="store_true",
                        help="Quick check: read only 1 file per signal point")
    args = parser.parse_args()

    n_sig = 1 if args.test else args.n_signal
    if args.test:
        log("[TEST MODE] reading only 1 file per signal point")

    branches = list(FOURMU_BRANCHES) + list(MUONSV_BRANCHES) + list(PV_BRANCHES)

    sig_obs = []
    n_read, n_avail = 0, 0
    for sig in SIGNALS:
        log(f"\n=== {sig['dir']} (taking {n_sig} files) ===")
        # list everything, then take the first n_sig: knowing how many files exist is what
        # tells the plots whether they are showing the whole sample or only part of it
        all_urls = list_root_files(sig["path"], cap=None)
        urls = all_urls[:n_sig]
        n_avail += len(all_urls)
        n_read += len(urls)
        if not urls:
            log(f"  [warn] no files found for {sig['dir']}", file=sys.stderr)
            continue
        data = read_branches(urls, branches, sig["label"])
        if data is None:
            log(f"  [warn] no readable data for {sig['dir']}", file=sys.stderr)
            continue
        matches = match_quadv(data, sig["label"])
        obs = compute_observables(data, matches, sig["label"])
        sig_obs.append((sig, obs))

    if not sig_obs:
        log("ERROR: no signal data to plot", file=sys.stderr)
        sys.exit(1)

    # tell the plots how much of the sample they are showing (must precede any plotting)
    cms.set_sample_files(n_read, n_avail)
    if cms.is_partial():
        log(f"\n  PARTIAL SAMPLE: {n_read} of {n_avail} files "
            f"({100 * cms.sample_fraction():.1f}%) -- every plot is labelled as such")
    else:
        log(f"\n  full sample: all {n_avail} files read")

    # one page per plot type, all signals overlaid
    log("\n=== Writing PDF ===")
    page = 0
    with PdfPages(args.output) as pdf:
        for fn, name in PLOT_FUNCS:
            page += 1
            log(f"  page {page}: {name}")
            pdf.savefig(fn(sig_obs), bbox_inches="tight")
            plt.close("all")
    log(f"\nSaved: {args.output} ({page} pages)")


if __name__ == "__main__":
    main()
